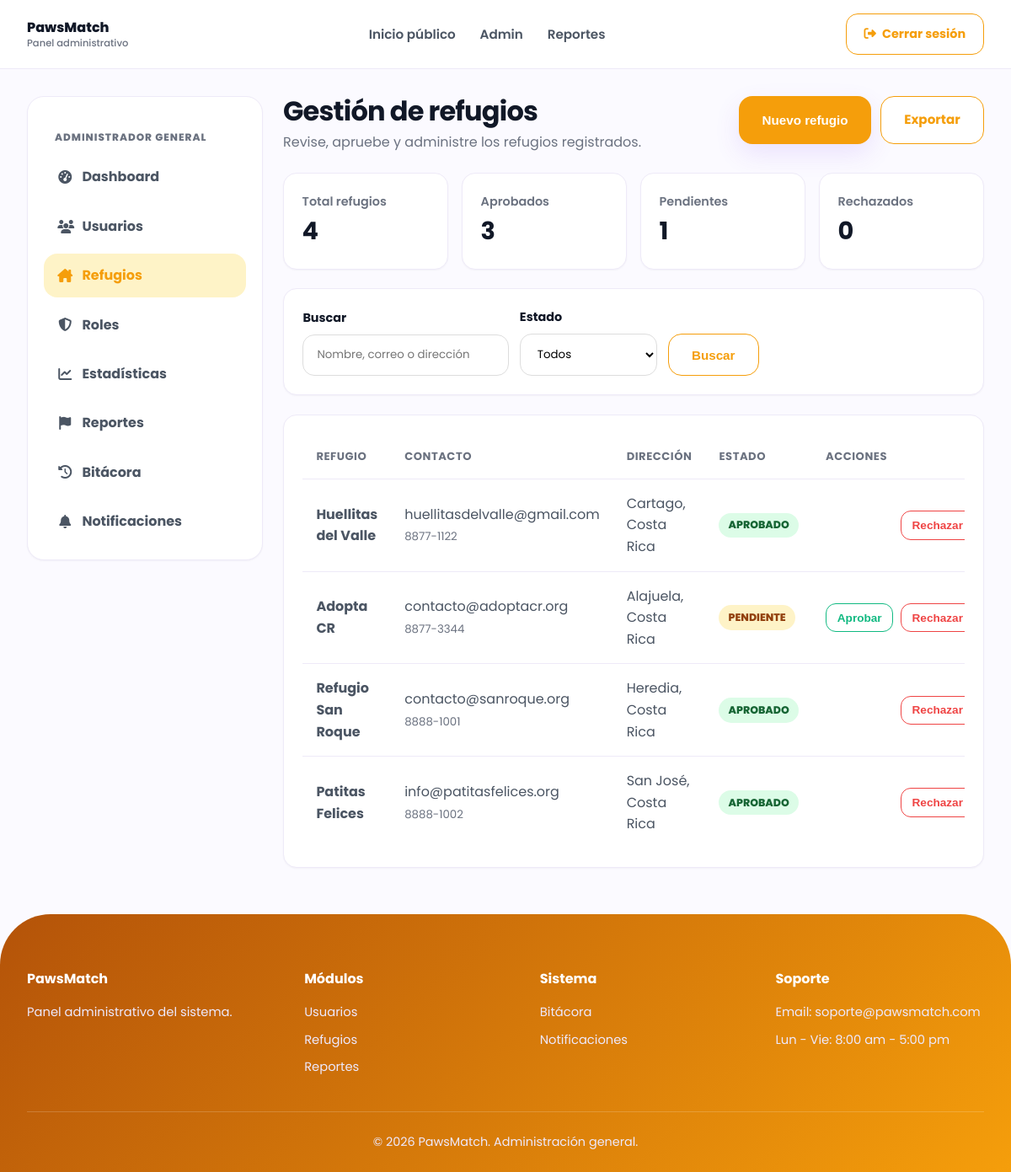
Page /admin-refugios.php (signed in) on the committed database.
### tables this page shows
CREATE TABLE `refugios` (
  `id_refugio` int NOT NULL AUTO_INCREMENT,
  `id_usuario` int NOT NULL,
  `nombre_refugio` varchar(150) NOT NULL,
  `cedula_juridica` varchar(30) DEFAULT NULL,
  `telefono` varchar(20) DEFAULT NULL,
  `direccion` varchar(255) DEFAULT NULL,
  `descripcion` text,
  `estado` enum('PENDIENTE','APROBADO','RECHAZADO') DEFAULT 'PENDIENTE',
  `fecha_registro` timestamp NULL DEFAULT CURRENT_TIMESTAMP,
  PRIMARY KEY (`id_refugio`),
  KEY `fk_refugio_usuario` (`id_usuario`),
  CONSTRAINT `fk_refugio_usuario` FOREIGN KEY (`id_usuario`) REFERENCES `usuarios` (`id_usuario`)
);

CREATE TABLE `usuarios` (
  `id_usuario` int NOT NULL AUTO_INCREMENT,
  `id_rol` int NOT NULL,
  `nombre` varchar(100) NOT NULL,
  `apellidos` varchar(150) NOT NULL,
  `correo` varchar(150) NOT NULL,
  `contrasena` varchar(255) NOT NULL,
  `telefono` varchar(20) DEFAULT NULL,
  `estado` enum('ACTIVO','INACTIVO') DEFAULT 'ACTIVO',
  `fecha_registro` timestamp NULL DEFAULT CURRENT_TIMESTAMP,
  PRIMARY KEY (`id_usuario`),
  UNIQUE KEY `correo` (`correo`),
  KEY `fk_usuario_rol` (`id_rol`),
  CONSTRAINT `fk_usuario_rol` FOREIGN KEY (`id_rol`) REFERENCES `roles` (`id_rol`)
);

### php/models/Refugio.php (called while the page is built, shortened)
<?php
class Refugio
{
    public static function listar(PDO $conexion, string $buscar = "", string $estado = ""): array
    {
        $sql = "
            SELECT r.id_refugio, r.nombre_refugio, r.telefono, r.direccion, r.estado, r.fecha_registro, u.correo, u.id_usuario
            FROM refugios r INNER JOIN usuarios u ON r.id_usuario = u.id_usuario
            WHERE 1 = 1
        ";
        $params = [];
        $sql .= " ORDER BY r.fecha_registro DESC";
        $stmt = $conexion->prepare($sql);
        $stmt->execute($params);
        return $stmt->fetchAll(PDO::FETCH_ASSOC);
    }
    public static function contarTotal(PDO $conexion): int
    {
        return (int) $conexion->query("SELECT COUNT(*) FROM refugios")->fetchColumn();
    }
    public static function contarPorEstado(PDO $conexion, string $estado): int
    {
        $stmt = $conexion->prepare("SELECT COUNT(*) FROM refugios WHERE estado = :estado");
        $stmt->execute([":estado" => $estado]);
        return (int) $stmt->fetchColumn();
    }
}

### php/views/admin/refugios.php (the view, shortened to what this page needs)
<div class="admin-header"><div><h1>Gestión de refugios</h1><p>Revise, apruebe y administre los refugios registrados.</p></div><div class="admin-actions"><button class="btn btn-primary" data-open-modal="refugioModal">Nuevo refugio</button><a class="btn btn-secondary" href="php/exportar_csv.php?tipo=refugios">Exportar</a></div></div>
<div class="kpi-grid">
    <div class="kpi-card"><div><p>Total refugios</p><h3><?php echo $totalRefugios; ?></h3></div></div>
    <div class="kpi-card"><div><p>Aprobados</p><h3><?php echo $totalAprobados; ?></h3></div></div>
    <div class="kpi-card"><div><p>Pendientes</p><h3><?php echo $totalPendientes; ?></h3></div></div>
    <div class="kpi-card"><div><p>Rechazados</p><h3><?php echo $totalRechazados; ?></h3></div></div>
</div>
<section class="admin-card">
    <form method="GET" class="admin-filters">
        <div><label class="form-label">Buscar</label><input type="text" name="buscar" class="form-control" placeholder="Nombre, correo o dirección" value="<?php echo htmlspecialchars($buscar); ?>"></div>
        <div><label class="form-label">Estado</label>
            <select name="estado" class="form-select" onchange="this.form.submit()">
                <option value="">Todos</option>
            </select>
        </div>
        <div style="align-self:end"><button class="btn btn-secondary">Buscar</button></div>
    </form>
</section>
<section class="admin-card">
    <div class="table-responsive">
        <table class="admin-table">
            <thead><tr><th>Refugio</th><th>Contacto</th><th>Dirección</th><th>Estado</th><th class="text-end">Acciones</th></tr></thead>
            <tbody>
                <?php if (empty($refugios)): ?>
                    <tr><td colspan="5" class="text-center text-muted py-4">No hay refugios con esos filtros.</td></tr>
                <?php else: foreach ($refugios as $r): ?>
                    <tr>
                        <td><strong><?php echo htmlspecialchars($r['nombre_refugio']); ?></strong></td>
                        <td><?php echo htmlspecialchars($r['correo']); ?><br><small class="text-muted"><?php echo htmlspecialchars($r['telefono'] ?: '—'); ?></small></td>
                        <td><?php echo htmlspecialchars($r['direccion'] ?: '—'); ?></td>
                        <td><span class="badge" style="<?php echo $estadoBadge[$r['estado']] ?? ''; ?>padding:.3rem .7rem;border-radius:99px;font-size:.78rem;"><?php echo $r['estado']; ?></span></td>
                        <td class="text-end" style="white-space:nowrap">
                            <?php if ($r['estado'] !== 'APROBADO'): ?>
                                <form action="php/admin_refugio_estado.php" method="POST" style="display:inline">
                                    <button type="submit" class="btn btn-sm btn-success-outline me-1">Aprobar</button>
                                </form>
                            <?php endif; ?>
                            <?php if ($r['estado'] !== 'RECHAZADO'): ?>
                                <form action="php/admin_refugio_estado.php" method="POST" style="display:inline" onsubmit="return confirm('¿Rechazar este refugio?');">
                                    <button type="submit" class="btn btn-sm btn-danger-outline">Rechazar</button>
                                </form>
                            <?php endif; ?>
                        </td>
                    </tr>
                <?php endforeach; endif; ?>
            </tbody>
        </table>
    </div>
</section>

### css/admin.css (style rules this page uses)
.admin-body { background: #fbfaff; }
.admin-body.theme-admin { --primary:#f59e0b; --primary-dark:#b45309; --primary-soft:#fef3c7; }
.admin-header { display:flex; justify-content:space-between; align-items:flex-start; gap:1rem; margin-bottom:1.5rem; }
.admin-header h1 { font-size:2rem; line-height:1.1; letter-spacing:-.8px; color:var(--dark); }
.admin-header p { color:var(--muted); margin-top:.4rem; }
.admin-actions { display:flex; flex-wrap:wrap; gap:.7rem; justify-content:flex-end; }
.admin-card { background:var(--white); border:1px solid var(--border); border-radius:16px; box-shadow:0 1px 2px rgba(17,24,39,.04); padding:1.4rem; margin-bottom:1.4rem; }
.kpi-grid { display:grid; grid-template-columns: repeat(4,1fr); gap:1rem; margin-bottom:1.4rem; }
.kpi-card { background:var(--white); border:1px solid var(--border); border-radius:16px; box-shadow:0 1px 2px rgba(17,24,39,.04); padding:1.35rem; display:flex; justify-content:space-between; gap:1rem; align-items:center; }
.kpi-card h3 { font-size:1.8rem; margin:0; }
.kpi-card p { color:var(--muted); font-weight:600; margin:0; font-size:.9rem; }
.admin-filters { display:grid; grid-template-columns: 1.5fr repeat(3, minmax(140px, 1fr)) auto; gap:.8rem; align-items:end; }
.form-control, .form-select, textarea { width:100%; padding:.85rem 1rem; border:1px solid #ddd; border-radius:14px; font-family:'Poppins',sans-serif; background:white; }
.form-label { display:block; font-weight:700; color:var(--dark); margin-bottom:.45rem; font-size:.9rem; }
.btn-sm { padding:.55rem .8rem; border-radius:12px; font-size:.85rem; }
.btn-danger-outline { border:1.5px solid #ef4444; color:#ef4444; background:var(--white); }
.btn-success-outline { border:1.5px solid var(--green); color:var(--green); background:var(--white); }
.table-responsive { overflow-x:auto; }
.admin-table { width:100%; border-collapse:separate; border-spacing:0; }
.admin-table th { text-align:left; color:var(--muted); font-size:.82rem; text-transform:uppercase; letter-spacing:.04em; padding:1rem; border-bottom:1px solid var(--border); white-space:nowrap; }
.admin-table td { padding:1rem; border-bottom:1px solid var(--border); vertical-align:middle; color:var(--text); }
.admin-table tr:last-child td { border-bottom:none; }
.text-muted { color:var(--muted); }
.text-end { text-align:right; }
.badge { display:inline-block; padding:.42rem .7rem; border-radius:999px; font-weight:800; font-size:.74rem; }
.me-1 { margin-right:.25rem; }

### css/base.css (style rules this page uses)
:root { --primary: #7c3aed; --primary-dark: #5b21b6; --primary-soft: #ede9fe; --accent: #facc15; --pink: #ec4899; --green: #10b981; --dark: #111827; --text: #4b5563; --muted: #6b7280; --light: #fbfaff; --white: #ffffff; --border: #eeeaf8; --shadow: 0 18px 40px rgba(17, 24, 39, 0.08); --shadow-soft: 0 12px 30px rgba(124, 58, 237, 0.12); }
* { margin: 0; padding: 0; box-sizing: border-box; }
html { scroll-behavior: smooth; }
body { font-family: 'Poppins', sans-serif; background: var(--light); color: var(--dark); line-height: 1.6; }
a { text-decoration: none; color: inherit; }

### css/home.css (style rules this page uses)
.btn { display: inline-block; border: none; cursor: pointer; border-radius: 16px; padding: 0.95rem 1.7rem; font-weight: 700; font-size: 0.95rem; transition: 0.3s ease; text-align: center; }
.btn-primary { background: var(--primary); color: var(--white); box-shadow: var(--shadow-soft); }
.btn-secondary { background: var(--white); color: var(--primary); border: 1.5px solid var(--primary); }

### rows in the picture
refugios: nombre_refugio "Huellitas del Valle", id_usuario.correo "huellitasdelvalle@gmail.com", telefono "8877-1122", direccion "Cartago, Costa Rica", estado "APROBADO"
refugios: nombre_refugio "Adopta CR", id_usuario.correo "contacto@adoptacr.org", telefono "8877-3344", direccion "Alajuela, Costa Rica", estado "PENDIENTE"
refugios: nombre_refugio "Refugio San Roque", id_usuario.correo "contacto@sanroque.org", telefono "8888-1001", direccion "Heredia, Costa Rica", estado "APROBADO"
refugios: nombre_refugio "Patitas Felices", id_usuario.correo "info@patitasfelices.org", telefono "8888-1002", direccion "San José, Costa Rica", estado "APROBADO"

### other values in the picture
$texto "Dashboard"
$texto "Usuarios"
$texto "Refugios"
$texto "Roles"
$texto "Estadísticas"
$texto "Reportes"
$texto "Bitácora"
$texto "Notificaciones"
$totalRefugios "4"
$totalAprobados "3"
$totalPendientes "1"
$totalRechazados "0"
